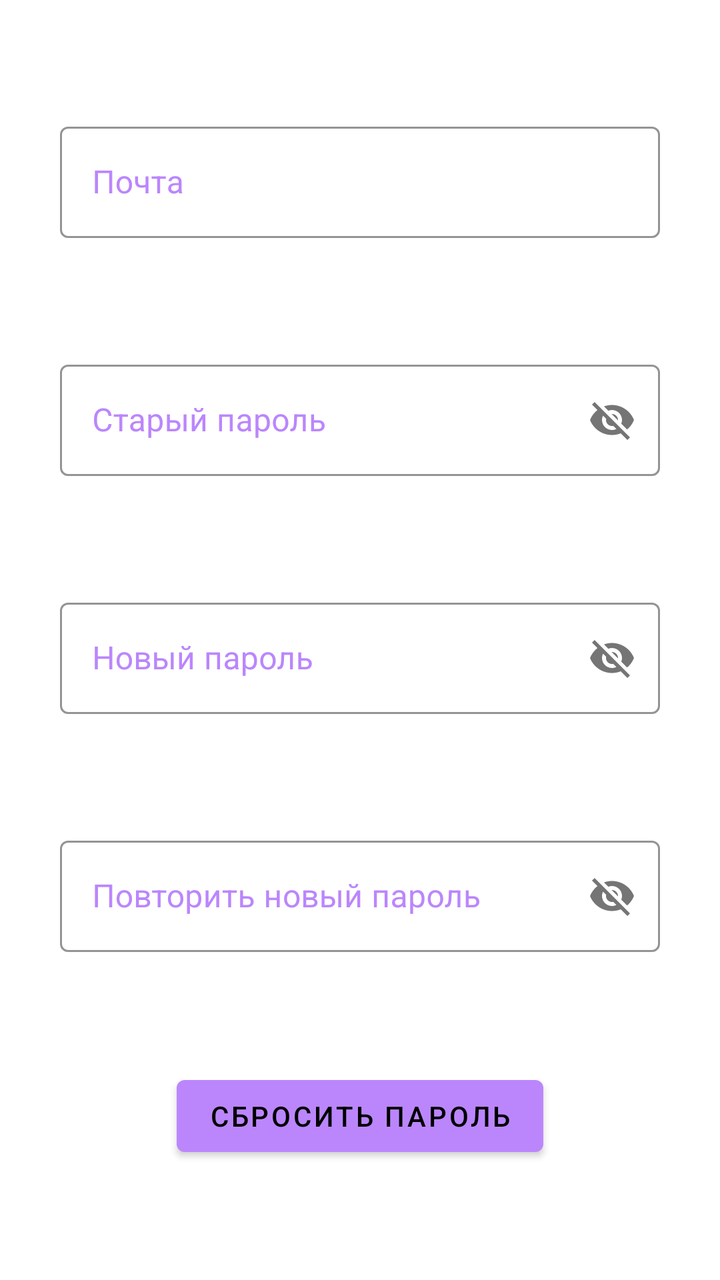
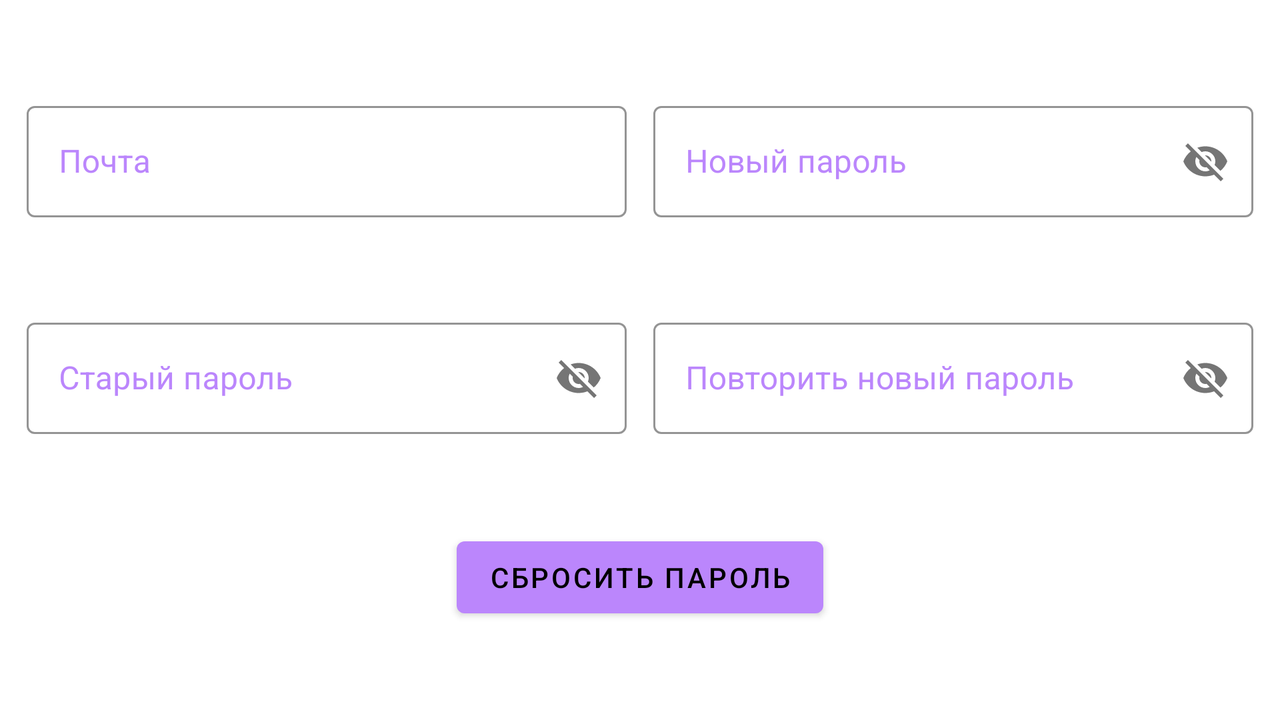

An Android layout and its configuration variant, each rendered on a device that would load it. The default file and the variant file are quoted in full after the pictures.
<!-- AndroidManifest.xml: application theme Theme.App -->
<!-- res/layout/change_password_fragment_layout.xml -->
<?xml version="1.0" encoding="utf-8"?>
<androidx.constraintlayout.widget.ConstraintLayout
    xmlns:android="http://schemas.android.com/apk/res/android"
    android:layout_width="match_parent"
    android:layout_height="match_parent"
    xmlns:app="http://schemas.android.com/apk/res-auto"
    android:id="@+id/layout">

    <com.google.android.material.progressindicator.CircularProgressIndicator
        android:id="@+id/progressBar"
        android:layout_width="wrap_content"
        android:layout_height="wrap_content"
        android:indeterminate="true"
        android:visibility="gone"
        android:layout_gravity="center"
        app:layout_constraintBottom_toBottomOf="parent"
        app:layout_constraintStart_toStartOf="parent"
        app:layout_constraintEnd_toEndOf="parent"
        app:layout_constraintTop_toTopOf="parent"/>

    <com.google.android.material.textfield.TextInputLayout
        android:id="@+id/email_label"
        style="@style/Widget.Inventory.TextInputLayout.OutlinedBox"
        android:layout_width="300dp"
        android:layout_height="wrap_content"
        android:hint="@string/hint_email"
        android:textColorHint="?attr/colorSecondaryVariant"
        app:boxStrokeColor="?attr/colorOnSecondary"
        app:layout_constraintTop_toTopOf="parent"
        app:layout_constraintBottom_toTopOf="@+id/old_password_label"
        app:layout_constraintEnd_toEndOf="parent"
        app:layout_constraintStart_toStartOf="parent"
        >

        <com.google.android.material.textfield.TextInputEditText
            android:id="@+id/email"
            android:layout_width="match_parent"
            android:layout_height="match_parent"
            android:singleLine="true"
            android:inputType="textEmailAddress"
            android:textColor="?attr/colorOnSecondary"
            android:textColorHighlight="?attr/colorSecondaryVariant"
            app:suffixTextColor="?attr/colorSecondaryVariant" />
    </com.google.android.material.textfield.TextInputLayout>

    <com.google.android.material.textfield.TextInputLayout
        android:id="@+id/old_password_label"
        style="@style/Widget.Inventory.TextInputLayout.OutlinedBox"
        android:layout_width="300dp"
        android:layout_height="wrap_content"
        android:hint="@string/old_password"
        app:passwordToggleEnabled="true"
        android:textColorHint="?attr/colorSecondaryVariant"
        app:boxStrokeColor="?attr/colorOnSecondary"
        app:layout_constraintEnd_toEndOf="parent"
        app:layout_constraintStart_toStartOf="parent"
        app:layout_constraintTop_toBottomOf="@+id/email_label"
        app:layout_constraintBottom_toTopOf="@+id/password_label">

        <com.google.android.material.textfield.TextInputEditText
            android:id="@+id/old_password"
            android:layout_width="match_parent"
            android:layout_height="match_parent"
            android:singleLine="true"
            android:textColor="?attr/colorOnSecondary"
            android:textColorHighlight="?attr/colorSecondaryVariant"
            />
    </com.google.android.material.textfield.TextInputLayout>

    <com.google.android.material.textfield.TextInputLayout
        android:id="@+id/password_label"
        style="@style/Widget.Inventory.TextInputLayout.OutlinedBox"
        android:layout_width="300dp"
        android:layout_height="wrap_content"
        android:hint="@string/new_password"
        app:passwordToggleEnabled="true"
        android:textColorHint="?attr/colorSecondaryVariant"
        app:boxStrokeColor="?attr/colorOnSecondary"
        app:layout_constraintEnd_toEndOf="parent"
        app:layout_constraintStart_toStartOf="parent"
        app:layout_constraintTop_toBottomOf="@+id/old_password_label"
        app:layout_constraintBottom_toTopOf="@+id/second_password_label">

        <com.google.android.material.textfield.TextInputEditText
            android:id="@+id/password"
            android:layout_width="match_parent"
            android:layout_height="match_parent"
            android:singleLine="true"
            android:textColor="?attr/colorOnSecondary"
            android:textColorHighlight="?attr/colorSecondaryVariant"
            />
    </com.google.android.material.textfield.TextInputLayout>

    <com.google.android.material.textfield.TextInputLayout
        android:id="@+id/second_password_label"
        style="@style/Widget.Inventory.TextInputLayout.OutlinedBox"
        android:layout_width="300dp"
        android:layout_height="wrap_content"
        android:hint="@string/repeat_new_password"
        app:passwordToggleEnabled="true"
        android:textColorHint="?attr/colorSecondaryVariant"
        app:boxStrokeColor="?attr/colorOnSecondary"
        app:layout_constraintEnd_toEndOf="parent"
        app:layout_constraintStart_toStartOf="parent"
        app:layout_constraintTop_toBottomOf="@+id/password_label"
        app:layout_constraintBottom_toBottomOf="@+id/change_password_button">

        <com.google.android.material.textfield.TextInputEditText
            android:id="@+id/second_password"
            android:layout_width="match_parent"
            android:layout_height="match_parent"
            android:singleLine="true"
            android:textColor="?attr/colorOnSecondary"
            android:textColorHighlight="?attr/colorSecondaryVariant"
            />
    </com.google.android.material.textfield.TextInputLayout>

    <Button
        android:id="@+id/change_password_button"
        android:layout_width="wrap_content"
        android:layout_height="wrap_content"
        android:textColor="@color/black"
        android:text="@string/drop_password"
        app:layout_constraintTop_toBottomOf="@+id/second_password_label"
        app:layout_constraintBottom_toBottomOf="parent"
        app:layout_constraintEnd_toEndOf="parent"
        app:layout_constraintStart_toStartOf="parent" />

</androidx.constraintlayout.widget.ConstraintLayout>
<!-- resources referenced by this layout -->
<resources>
  <color name="black">#FF000000</color>
  <string name="drop_password">Сбросить пароль</string>
  <string name="hint_email">Почта</string>
  <string name="new_password">Новый пароль</string>
  <string name="old_password">Старый пароль</string>
  <string name="repeat_new_password">Повторить новый пароль</string>
  <style name="Widget.Inventory.TextInputLayout.OutlinedBox" parent="Widget.MaterialComponents.TextInputLayout.OutlinedBox" />
  <style name="Theme.App" parent="Theme.MaterialComponents.Light">
          
          <item name="colorPrimary">@color/purple_200</item>
          <item name="colorPrimaryVariant">@color/purple_200</item>
          <item name="colorOnPrimary">@color/white</item>
          
          <item name="colorSecondary">@color/teal_200</item>
          <item name="colorSecondaryVariant">@color/purple_200</item>
          <item name="colorOnSecondary">@color/purple_200</item>
          
          <item name="android:statusBarColor" tools:targetApi="l">?attr/colorPrimaryVariant</item>
          
      </style>
  <color name="purple_200">#FFBB86FC</color>
  <color name="white">#FFFFFFFF</color>
  <color name="teal_200">#FF03DAC5</color>
</resources>
<!-- res/layout-land/change_password_fragment_layout.xml (the repository's variant of the layout above) -->
<!-- drawn on the phone turned sideways -->
<?xml version="1.0" encoding="utf-8"?>
<androidx.constraintlayout.widget.ConstraintLayout
    xmlns:android="http://schemas.android.com/apk/res/android"
    android:layout_width="match_parent"
    android:layout_height="match_parent"
    xmlns:app="http://schemas.android.com/apk/res-auto"
    android:id="@+id/layout">

    <com.google.android.material.progressindicator.CircularProgressIndicator
        android:id="@+id/progressBar"
        android:layout_width="wrap_content"
        android:layout_height="wrap_content"
        android:indeterminate="true"
        android:visibility="gone"
        android:layout_gravity="center"
        app:layout_constraintBottom_toBottomOf="parent"
        app:layout_constraintStart_toStartOf="parent"
        app:layout_constraintEnd_toEndOf="parent"
        app:layout_constraintTop_toTopOf="parent"/>

    <com.google.android.material.textfield.TextInputLayout
        android:id="@+id/email_label"
        style="@style/Widget.Inventory.TextInputLayout.OutlinedBox"
        android:layout_width="300dp"
        android:layout_height="wrap_content"
        android:hint="@string/hint_email"
        android:textColorHint="?attr/colorSecondaryVariant"
        app:boxStrokeColor="?attr/colorOnSecondary"
        app:layout_constraintTop_toTopOf="parent"
        app:layout_constraintBottom_toTopOf="@+id/old_password_label"
        app:layout_constraintStart_toStartOf="parent"
        app:layout_constraintEnd_toStartOf="@+id/password_label">

        <com.google.android.material.textfield.TextInputEditText
            android:id="@+id/email"
            android:layout_width="match_parent"
            android:layout_height="match_parent"
            android:singleLine="true"
            android:inputType="textEmailAddress"
            android:textColor="?attr/colorOnSecondary"
            android:textColorHighlight="?attr/colorSecondaryVariant"
            app:suffixTextColor="?attr/colorSecondaryVariant" />
    </com.google.android.material.textfield.TextInputLayout>

    <com.google.android.material.textfield.TextInputLayout
        android:id="@+id/old_password_label"
        style="@style/Widget.Inventory.TextInputLayout.OutlinedBox"
        android:layout_width="300dp"
        android:layout_height="wrap_content"
        android:hint="@string/old_password"
        app:passwordToggleEnabled="true"
        android:textColorHint="?attr/colorSecondaryVariant"
        app:boxStrokeColor="?attr/colorOnSecondary"
        app:layout_constraintStart_toStartOf="parent"
        app:layout_constraintTop_toBottomOf="@+id/email_label"
        app:layout_constraintBottom_toTopOf="@+id/change_password_button"
        app:layout_constraintEnd_toStartOf="@+id/second_password_label">

        <com.google.android.material.textfield.TextInputEditText
            android:id="@+id/old_password"
            android:layout_width="match_parent"
            android:layout_height="match_parent"
            android:singleLine="true"
            android:textColor="?attr/colorOnSecondary"
            android:textColorHighlight="?attr/colorSecondaryVariant"
            />
    </com.google.android.material.textfield.TextInputLayout>

    <com.google.android.material.textfield.TextInputLayout
        android:id="@+id/password_label"
        style="@style/Widget.Inventory.TextInputLayout.OutlinedBox"
        android:layout_width="300dp"
        android:layout_height="wrap_content"
        android:hint="@string/new_password"
        app:passwordToggleEnabled="true"
        android:textColorHint="?attr/colorSecondaryVariant"
        app:boxStrokeColor="?attr/colorOnSecondary"
        app:layout_constraintEnd_toEndOf="parent"
        app:layout_constraintStart_toEndOf="@+id/email_label"
        app:layout_constraintTop_toTopOf="parent"
        app:layout_constraintBottom_toTopOf="@+id/second_password_label">

        <com.google.android.material.textfield.TextInputEditText
            android:id="@+id/password"
            android:layout_width="match_parent"
            android:layout_height="match_parent"
            android:singleLine="true"
            android:textColor="?attr/colorOnSecondary"
            android:textColorHighlight="?attr/colorSecondaryVariant"
            />
    </com.google.android.material.textfield.TextInputLayout>

    <com.google.android.material.textfield.TextInputLayout
        android:id="@+id/second_password_label"
        style="@style/Widget.Inventory.TextInputLayout.OutlinedBox"
        android:layout_width="300dp"
        android:layout_height="wrap_content"
        android:hint="@string/repeat_new_password"
        app:passwordToggleEnabled="true"
        android:textColorHint="?attr/colorSecondaryVariant"
        app:boxStrokeColor="?attr/colorOnSecondary"
        app:layout_constraintEnd_toEndOf="parent"
        app:layout_constraintStart_toEndOf="@+id/old_password_label"
        app:layout_constraintTop_toBottomOf="@+id/password_label"
        app:layout_constraintBottom_toTopOf="@+id/change_password_button">

        <com.google.android.material.textfield.TextInputEditText
            android:id="@+id/second_password"
            android:layout_width="match_parent"
            android:layout_height="match_parent"
            android:singleLine="true"
            android:textColor="?attr/colorOnSecondary"
            android:textColorHighlight="?attr/colorSecondaryVariant"
            />
    </com.google.android.material.textfield.TextInputLayout>

    <Button
        android:id="@+id/change_password_button"
        android:layout_width="wrap_content"
        android:layout_height="wrap_content"
        android:textColor="@color/black"
        android:text="@string/drop_password"
        app:layout_constraintTop_toBottomOf="@+id/second_password_label"
        app:layout_constraintBottom_toBottomOf="parent"
        app:layout_constraintEnd_toEndOf="parent"
        app:layout_constraintStart_toStartOf="parent" />

</androidx.constraintlayout.widget.ConstraintLayout>
